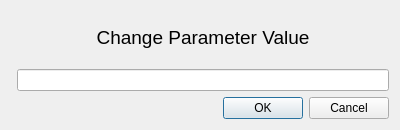
<?xml version="1.0" encoding="UTF-8"?>
<ui version="4.0">
 <class>Dialog</class>
 <widget class="QDialog" name="Dialog">
  <property name="geometry">
   <rect>
    <x>0</x>
    <y>0</y>
    <width>400</width>
    <height>130</height>
   </rect>
  </property>
  <property name="windowTitle">
   <string>Parameter Dialog</string>
  </property>
  <layout class="QGridLayout" name="gridLayout_2">
   <item row="0" column="1">
    <widget class="QLabel" name="label">
     <property name="font">
      <font>
       <pointsize>14</pointsize>
      </font>
     </property>
     <property name="text">
      <string>Change Parameter Value</string>
     </property>
     <property name="alignment">
      <set>Qt::AlignCenter</set>
     </property>
    </widget>
   </item>
   <item row="1" column="1">
    <widget class="QLineEdit" name="lineEdit"/>
   </item>
   <item row="2" column="0" colspan="2">
    <widget class="QDialogButtonBox" name="buttonBox">
     <property name="orientation">
      <enum>Qt::Horizontal</enum>
     </property>
     <property name="standardButtons">
      <set>QDialogButtonBox::Cancel|QDialogButtonBox::Ok</set>
     </property>
    </widget>
   </item>
  </layout>
 </widget>
 <resources/>
 <connections>
  <connection>
   <sender>buttonBox</sender>
   <signal>accepted()</signal>
   <receiver>Dialog</receiver>
   <slot>accept()</slot>
   <hints>
    <hint type="sourcelabel">
     <x>248</x>
     <y>254</y>
    </hint>
    <hint type="destinationlabel">
     <x>157</x>
     <y>274</y>
    </hint>
   </hints>
  </connection>
  <connection>
   <sender>buttonBox</sender>
   <signal>rejected()</signal>
   <receiver>Dialog</receiver>
   <slot>reject()</slot>
   <hints>
    <hint type="sourcelabel">
     <x>316</x>
     <y>260</y>
    </hint>
    <hint type="destinationlabel">
     <x>286</x>
     <y>274</y>
    </hint>
   </hints>
  </connection>
 </connections>
</ui>
